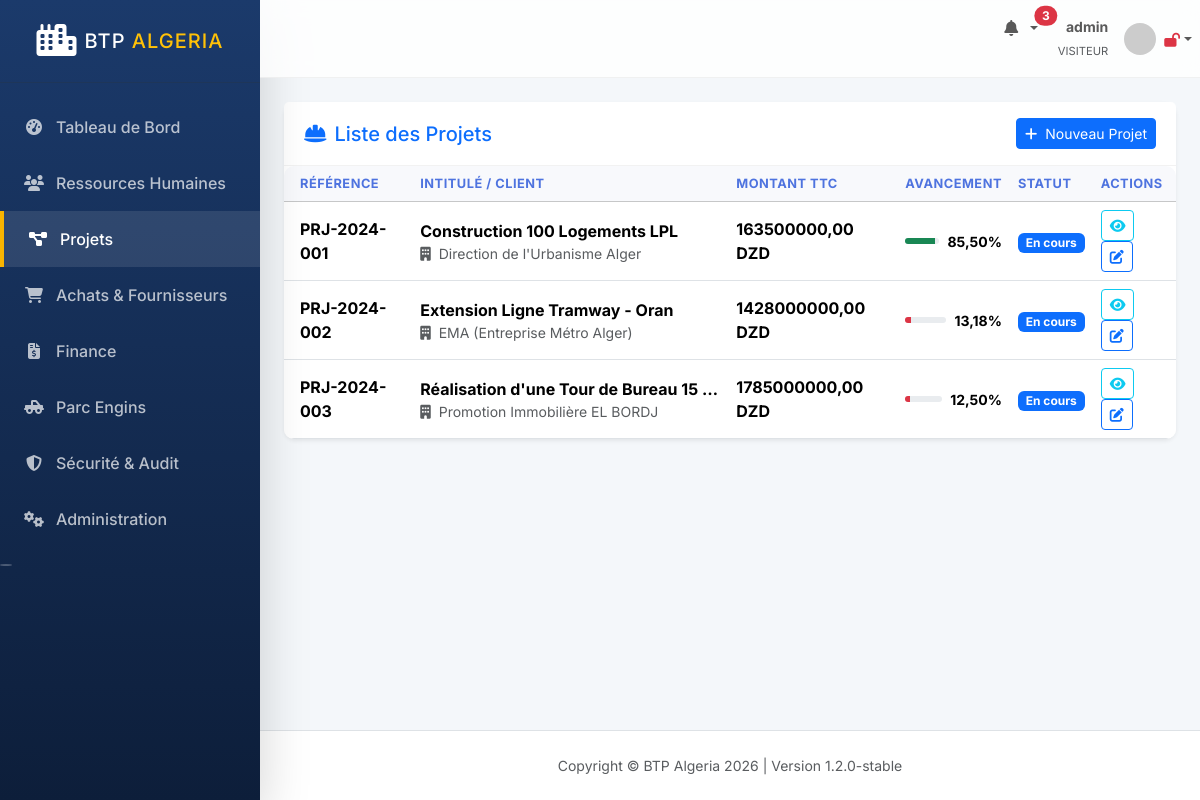
The app's page /projects/ (signed in) with its own data.
### apps/projects/models.py (models this page shows, shortened)
class Projet(models.Model):
    TYPE_TRAVAUX_CHOICES = (
        ('batiment', 'Bâtiment'),
        ('tp', 'Travaux Publics'),
        ('hydraulique', 'Hydraulique'),
        ('vrd', 'VRD'),
        ('renovation', 'Rénovation'),
        ('amenagement', 'Aménagement'),
    )
    STATUT_CHOICES = (
        ('etude', 'Étude'),
        ('preparation', 'Préparation'),
        ('en_cours', 'En cours'),
        ('arret', 'À l\'arrêt'),
        ('reception_provisoire', 'Réception provisoire'),
        ('reception_definitive', 'Réception définitive'),
        ('clos', 'Clos'),
        ('litige', 'En litige'),
        ('resilie', 'Résilié'),
    )
    reference = models.CharField(max_length=50, unique=True)
    intitule = models.CharField(max_length=500)
    intitule_arabe = models.CharField(max_length=500, blank=True)
    reference_marche = models.CharField(max_length=100, unique=True)
    client = models.ForeignKey(Client, on_delete=models.RESTRICT)
    type_travaux = models.CharField(max_length=50, choices=TYPE_TRAVAUX_CHOICES)
    wilaya_chantier = models.ForeignKey('accounts.Wilaya', on_delete=models.RESTRICT)
    commune_chantier = models.CharField(max_length=100)
    adresse_chantier = models.TextField(blank=True)
    montant_marche_ht_dzd = models.DecimalField(max_digits=15, decimal_places=2)
    taux_tva = models.DecimalField(max_digits=4, decimal_places=2, choices=[(9.00, '9%'), (19.00, '19%')], default=19.00)
    montant_marche_ttc_dzd = models.DecimalField(max_digits=15, decimal_places=2, default=0)
    date_ordre_service = models.DateField()
    delai_execution_jours = models.PositiveIntegerField()
    date_fin_contractuelle = models.DateField(blank=True, null=True)
    date_fin_reelle_prevue = models.DateField(null=True, blank=True)
    avancement_pct = models.DecimalField(max_digits=5, decimal_places=2, default=0)
    budget_previsionnel_dzd = models.DecimalField(max_digits=15, decimal_places=2)
    chef_projet = models.ForeignKey('employees.Employe', related_name='projets_chef', on_delete=models.RESTRICT, null=True, blank=True)
    conducteur_travaux = models.ForeignKey('employees.Employe', on_delete=models.RESTRICT, null=True, blank=True)
    statut = models.CharField(max_length=50, choices=STATUT_CHOICES, default='etude')
    taux_penalite_retard = models.DecimalField(max_digits=5, decimal_places=4, default=Decimal('0.0003'))
    garantie_bonne_fin_pct = models.DecimalField(max_digits=4, decimal_places=2, default=Decimal('5.00'))
    is_active = models.BooleanField(default=True)
    created_at = models.DateTimeField(auto_now_add=True)
    updated_at = models.DateTimeField(auto_now=True)
    created_by = models.ForeignKey(User, on_delete=models.SET_NULL, null=True)

class Client(models.Model):
    TYPE_CHOICES = (
        ('commune', 'Commune'),
        ('daira', 'Daïra'),
        ('wilaya', 'Wilaya'),
        ('ministere', 'Ministère'),
        ('prive', 'Privé'),
        ('etranger', 'Étranger'),
    )
    nom = models.CharField(max_length=300)
    type = models.CharField(max_length=50, choices=TYPE_CHOICES)
    wilaya = models.ForeignKey('accounts.Wilaya', on_delete=models.RESTRICT)
    contact_nom = models.CharField(max_length=150)
    contact_tel = models.CharField(max_length=20)
    contact_email = models.EmailField()
    is_active = models.BooleanField(default=True)
    created_at = models.DateTimeField(auto_now_add=True)

### apps/projects/views.py (the view)
# urls.py: path('', views.ProjetListView.as_view(), name='projet_list'),
class ProjetListView(GroupRequiredMixin, ListView):
    required_groups = ['admin', 'dg', 'chef_projet', 'achats', 'parc', 'comptable']
    model = Projet
    template_name = 'projects/projet_list.html'
    context_object_name = 'projets'

### apps/accounts/mixins.py (called while the page is built)
    def test_func(self):
        if self.request.user.is_superuser:
            return True
        user_groups = self.request.user.groups.values_list('name', flat=True)
        return any(group in user_groups for group in self.required_groups)

### templates/projects/projet_list.html (shortened to what this page needs)
{% extends 'base.html' %}
{% load l10n %}
{% block content %}
<div class="card shadow-sm border-0 mb-4">
    <div class="card-header bg-white py-3 d-flex justify-content-between align-items-center">
        <h5 class="mb-0 text-primary"><i class="fas fa-hard-hat me-2"></i>Liste des Projets</h5>
        <a href="{% url 'projet_create' %}" class="btn btn-primary btn-sm"><i class="fas fa-plus me-1"></i> Nouveau Projet</a>
    </div>
    <div class="card-body p-0">
        <div class="table-responsive">
            <table class="table table-hover align-middle mb-0">
                <thead class="table-light">
                    <tr>
                        <th class="ps-3">Référence</th>
                        <th>Intitulé / Client</th>
                        <th>Montant TTC</th>
                        <th>Avancement</th>
                        <th>Statut</th>
                        <th>Actions</th>
                    </tr>
                </thead>
                <tbody>
                    {% for p in projets %}
                    <tr>
                        <td class="ps-3 fw-bold">{{ p.reference }}</td>
                        <td>
                            <div class="fw-bold text-truncate" style="max-width: 300px;" title="{{ p.intitule }}">{{ p.intitule }}</div>
                            <div class="small text-muted"><i class="fas fa-building me-1"></i> {{ p.client.nom }}</div>
                        </td>
                        <td class="fw-bold">{{ p.montant_marche_ttc_dzd }} DZD</td>
                        <td>
                            <div class="d-flex align-items-center">
                                <div class="progress flex-grow-1 me-2" style="height: 6px;">
                                    <div class="progress-bar {% if p.avancement_pct < 30 %}bg-danger{% elif p.avancement_pct < 70 %}bg-warning{% else %}bg-success{% endif %}" role="progressbar" style="width: {{ p.avancement_pct|unlocalize }}%" aria-valuenow="{{ p.avancement_pct|unlocalize }}" aria-valuemin="0" aria-valuemax="100"></div>
                                </div>
                                <span class="small fw-bold">{{ p.avancement_pct }}%</span>
                            </div>
                        </td>
                        <td><span class="badge bg-primary">{{ p.get_statut_display }}</span></td>
                        <td>
                            <a href="{% url 'projet_detail' p.id %}" class="btn btn-sm btn-outline-info"><i class="fas fa-eye"></i></a>
                            <a href="{% url 'projet_update' p.id %}" class="btn btn-sm btn-outline-primary"><i class="fas fa-edit"></i></a>
                        </td>
                    </tr>
                    {% empty %}
                    <tr><td colspan="6" class="text-center py-4 text-muted">Aucun projet.</td></tr>
                    {% endfor %}
                </tbody>
            </table>
        </div>
    </div>
</div>
{% endblock %}

### templates/base.html (shortened to what this page needs)
{% load static %}
<!DOCTYPE html>
<html lang="fr" dir="ltr">
<head>
    <link href="https://cdn.jsdelivr.net/npm/bootstrap@5.3.2/dist/css/bootstrap.min.css" rel="stylesheet">
    <link rel="stylesheet" href="https://cdnjs.cloudflare.com/ajax/libs/font-awesome/6.4.0/css/all.min.css">
    <link rel="stylesheet" href="{% static 'css/btp_custom.css' %}">
</head>
<body id="page-top">
    <div id="wrapper">
        <nav class="sidebar shadow-lg" id="accordionSidebar">
            <div class="sidebar-brand d-flex align-items-center justify-content-center py-4">
                <div class="sidebar-brand-icon me-2">
                    <i class="fas fa-city text-white fa-2x"></i>
                </div>
                <div class="sidebar-brand-text text-white font-weight-bold h5 mb-0">BTP <span class="text-warning">Algeria</span></div>
            </div>
            <hr class="sidebar-divider my-0 bg-white opacity-25">
            <div class="sidebar-content mt-3">
                {% for item in menu_items %}
                    <a class="nav-link {% if request.resolver_match.url_name == item.url %}active{% endif %}" href="{% url item.url %}">
                        <i class="{{ item.icon }}"></i>
                        <span>{{ item.name }}</span>
                    </a>
                {% endfor %}
            </div>
            <div class="text-center d-none d-md-inline mt-5">
                <button class="rounded-circle border-0 bg-white opacity-25" id="sidebarToggle"></button>
            </div>
        </nav>
        <div id="content-wrapper" class="d-flex flex-column">
            <div id="content">
                <nav class="navbar navbar-expand navbar-light navbar-custom topbar mb-4 static-top">
                    <ul class="navbar-nav ms-auto">
                        <li class="nav-item dropdown no-arrow mx-1">
                            <a class="nav-link dropdown-toggle position-relative" href="{% url 'notifications' %}" id="alertsDropdown">
                                <i class="fas fa-bell fa-fw text-gray-400"></i>
                                {% if notifications_count > 0 %}
                                    <span class="position-absolute top-2 start-100 translate-middle badge rounded-pill bg-danger">
                                        {{ notifications_count }}
                                    </span>
                                {% endif %}
                            </a>
                        </li>
                        <li class="nav-item dropdown no-arrow">
                            <a class="nav-link dropdown-toggle d-flex align-items-center" href="#" id="userDropdown" role="button" data-bs-toggle="dropdown">
                                <div class="text-end me-3 d-none d-lg-block">
                                    <span class="text-gray-600 small fw-bold d-block">{{ user.get_full_name|default:user.username }}</span>
                                    <span class="text-muted extra-small" style="font-size: 0.7rem;">{{ user.groups.first.name|upper|default:"VISITEUR" }}</span>
                                </div>
                                <img class="img-profile rounded-circle" src="https://ui-avatars.com/api/?name={{ user.username }}&background=1B3A6B&color=fff" width="32" height="32">
                                <span class="ms-2">
                                    {% if is_2fa_enabled %}
                                        <i class="fas fa-lock text-success small" title="2FA Activé"></i>
                                    {% else %}
                                        <i class="fas fa-lock-open text-danger small" title="2FA Désactivé"></i>
                                    {% endif %}
                                </span>
                            </a>
                        </li>
                    </ul>
                </nav>
                <div class="container-fluid px-4 pb-4">
                    {% block content %}{% endblock %}
                </div>
            </div>
            <footer class="sticky-footer bg-white py-4 mt-auto border-top">
                <div class="container my-auto">
                    <div class="copyright text-center my-auto small text-muted">
                        <span>Copyright &copy; BTP Algeria 2026 | Version 1.2.0-stable</span>
                    </div>
                </div>
            </footer>
        </div>
    </div>
</body>
</html>

### static/css/btp_custom.css (style rules this page uses)
:root { --primary-color: #1B3A6B; --secondary-color: #F8B400; --sidebar-width: 260px; --bg-light: #F4F7FA; --text-dark: #2D3436; --glass-bg: rgba(255, 255, 255, 0.8); --shadow-sm: 0 2px 10px rgba(0,0,0,0.05); --shadow-md: 0 4px 20px rgba(0,0,0,0.08); }
body { font-family: 'Inter', sans-serif; background-color: var(--bg-light); color: var(--text-dark); }
#wrapper { display: flex; }
.sidebar { width: var(--sidebar-width); min-height: 100vh; background: linear-gradient(180deg, var(--primary-color) 0%, #0D1E3A 100%); position: fixed; z-index: 1000; transition: all 0.3s; }
.sidebar-brand-text { letter-spacing: 1px; text-transform: uppercase; }
.sidebar .nav-link { color: rgba(255, 255, 255, 0.7); padding: 1rem 1.5rem; display: flex; align-items: center; gap: 12px; transition: all 0.2s; font-weight: 500; }
.sidebar .nav-link i { width: 20px; text-align: center; }
.sidebar .nav-link:hover, .sidebar .nav-link.active { color: #fff; background: rgba(255, 255, 255, 0.1); border-left: 4px solid var(--secondary-color); }
#content-wrapper { flex: 1; margin-left: var(--sidebar-width); min-height: 100vh; }
.navbar-custom { background: var(--glass-bg); backdrop-filter: blur(10px); border-bottom: 1px solid rgba(0,0,0,0.05); z-index: 1030 !important; }
.card { border: none; border-radius: 12px; box-shadow: var(--shadow-sm); transition: transform 0.3s, box-shadow 0.3s; }
.card-header { background: transparent; border-bottom: 1px solid rgba(0,0,0,0.05); padding: 1.25rem; }
.table { background: white; border-radius: 10px; overflow: hidden; }
.table thead th { background: #f8f9fc; border-top: none; font-size: 0.8rem; text-transform: uppercase; letter-spacing: 0.5px; color: #4e73df; }

### records on screen
Projet: reference "PRJ-2024-001", intitule "Construction 100 Logements LPL", client.nom "Direction de l'Urbanisme Alger", montant_marche_ttc_dzd "163500000,00", avancement_pct "85,50", statut "En cours"
Projet: reference "PRJ-2024-002", intitule "Extension Ligne Tramway - Oran", client.nom "EMA (Entreprise Métro Alger)", montant_marche_ttc_dzd "1428000000,00", avancement_pct "13,18", statut "En cours"
Projet: reference "PRJ-2024-003", intitule "Réalisation d'une Tour de Bureau 15…", client.nom "Promotion Immobilière EL BORDJ", montant_marche_ttc_dzd "1785000000,00", avancement_pct "12,50", statut "En cours"

### other values on screen
{{ item.name }} "Tableau de Bord" "Ressources Humaines" "Projets" "Achats & Fournisseurs" "Finance" "Parc Engins" "Sécurité & Audit" "Administration"
{{ notifications_count }} "3"
{{ user.get_full_name|default:user.username }} "admin"
{{ user.groups.first.name|upper|default:"VISITEUR" }} "VISITEUR"
